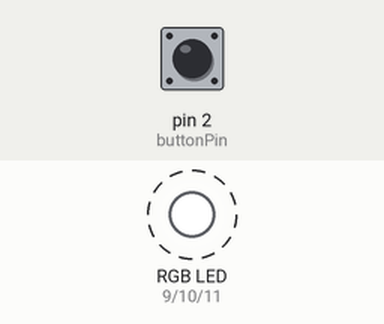
Recording of a sketch running on a simulated Arduino Uno, built with avr-gcc and run on an emulated ATmega328P. On the bench: an RGB LED mixed from three pins (HIGH = lit). Dashed ring = blinking. The inputs (shaded band) are chosen by the test bench; at power-on: pin 2 (buttonPin) LOW.

Above: at 0.87 s.
1.3 s: pin 2 (buttonPin) pulled HIGH for 0.15 s
At 2.3 s:
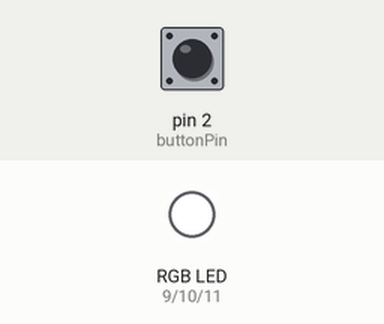
At 6.6 s:
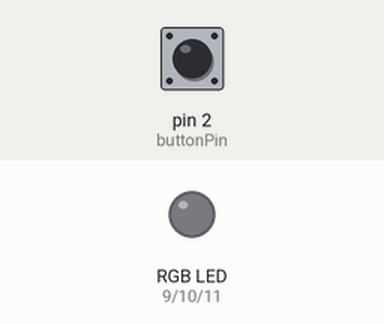
Timing chart, 0 to 11.7 s (numbered marks = the images above; inputs shaded):
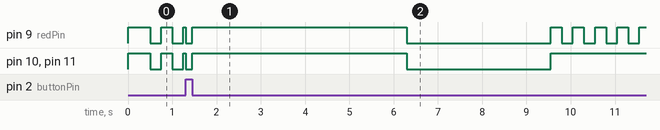

The sketch:

practice-2.ino
```cpp
const int ldrPin = A0;
const int buttonPin = 2;
const int redPin = 9;
const int greenPin = 10;
const int bluePin = 11;

int gameState = 0;
int hits = 0;
int lastButtonState = LOW;
int blinkState = LOW;

unsigned long stateStartTime = 0;
unsigned long lastBlinkTime = 0;
unsigned long lastDebounceTime = 0;
unsigned long gameDuration = 5000;
const unsigned long debounceDelay = 30;
const unsigned long calcDuration = 3000;
const unsigned long blinkInterval = 250;

void setRGB(int rState, int gState, int bState) {
  digitalWrite(redPin, rState);
  digitalWrite(greenPin, gState);
  digitalWrite(bluePin, bState);
}

unsigned long getDifficultyDuration() {
  int lightValue = analogRead(ldrPin);

  if (lightValue > 680) {
    return 8000;
  } else if (lightValue >= 340) {
    return 5000;
  } else {
    return 3000;
  }
}

void setup() {
  pinMode(buttonPin, INPUT);
  pinMode(redPin, OUTPUT);
  pinMode(greenPin, OUTPUT);
  pinMode(bluePin, OUTPUT);
  setRGB(HIGH, HIGH, HIGH);
}

void loop() {
  unsigned long currentMillis = millis();
  int reading = digitalRead(buttonPin);
  bool buttonClicked = false;

  if (reading != lastButtonState && (currentMillis - lastDebounceTime) > debounceDelay) {
    lastDebounceTime = currentMillis;
    if (reading == HIGH) {
      buttonClicked = true;
    }
  }
  lastButtonState = reading;

  if (gameState == 0) {
    if (currentMillis - lastBlinkTime >= blinkInterval) {
      lastBlinkTime = currentMillis;
      blinkState = (blinkState == LOW) ? HIGH : LOW;
      setRGB(blinkState, blinkState, blinkState);
    }

    if (buttonClicked) {
      hits = 0;
      gameDuration = getDifficultyDuration();
      gameState = 1;
      stateStartTime = currentMillis;
      setRGB(HIGH, HIGH, HIGH);
    }
  } else if (gameState == 1) {
    if (reading == HIGH) {
      setRGB(LOW, LOW, LOW);
    } else {
      setRGB(HIGH, HIGH, HIGH);
    }

    if (buttonClicked) {
      hits = hits + 1;
    }

    if (currentMillis - stateStartTime >= gameDuration) {
      gameState = 2;
      stateStartTime = currentMillis;
      setRGB(LOW, LOW, LOW);
    }
  } else if (gameState == 2) {
    setRGB(LOW, LOW, LOW);

    if (currentMillis - stateStartTime >= calcDuration) {
      gameState = 3;
      lastBlinkTime = currentMillis;
      blinkState = LOW;
    }
  } else if (gameState == 3) {
    if (currentMillis - lastBlinkTime >= blinkInterval) {
      lastBlinkTime = currentMillis;
      blinkState = (blinkState == LOW) ? HIGH : LOW;

      if (hits <= 10) {
        setRGB(blinkState, HIGH, HIGH);
      } else if (hits <= 20) {
        setRGB(HIGH, HIGH, blinkState);
      } else {
        setRGB(HIGH, blinkState, HIGH);
      }
    }

    if (buttonClicked) {
      gameState = 0;
      lastBlinkTime = currentMillis;
    }
  }
}
```
